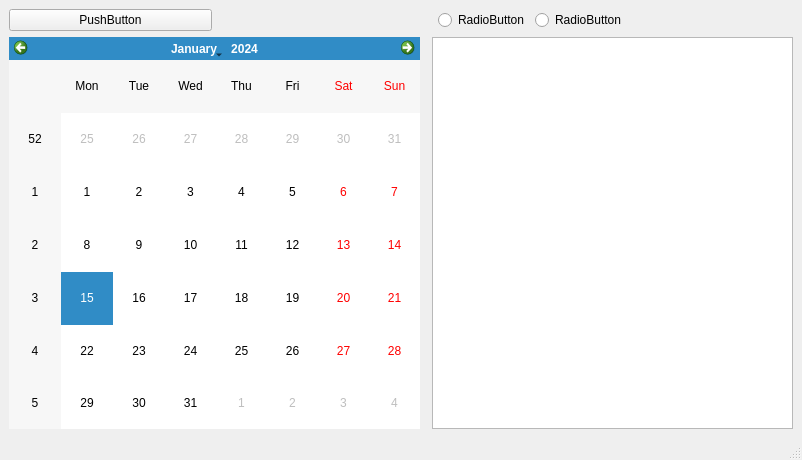
<?xml version="1.0" encoding="UTF-8"?>
<ui version="4.0">
 <class>MainWindow</class>
 <widget class="QMainWindow" name="MainWindow">
  <property name="geometry">
   <rect>
    <x>0</x>
    <y>0</y>
    <width>802</width>
    <height>460</height>
   </rect>
  </property>
  <property name="windowTitle">
   <string>MainWindow</string>
  </property>
  <widget class="QWidget" name="centralwidget">
   <layout class="QGridLayout" name="gridLayout">
    <item row="0" column="0">
     <widget class="QPushButton" name="pushButton">
      <property name="text">
       <string>PushButton</string>
      </property>
     </widget>
    </item>
    <item row="0" column="1" colspan="3">
     <spacer name="horizontalSpacer_2">
      <property name="orientation">
       <enum>Qt::Horizontal</enum>
      </property>
      <property name="sizeHint" stdset="0">
       <size>
        <width>211</width>
        <height>20</height>
       </size>
      </property>
     </spacer>
    </item>
    <item row="0" column="4">
     <layout class="QHBoxLayout" name="horizontalLayout">
      <item>
       <widget class="QRadioButton" name="radioButton">
        <property name="text">
         <string>RadioButton</string>
        </property>
        <attribute name="buttonGroup">
         <string notr="true">buttonGroup</string>
        </attribute>
       </widget>
      </item>
      <item>
       <widget class="QRadioButton" name="radioButton_2">
        <property name="text">
         <string>RadioButton</string>
        </property>
        <attribute name="buttonGroup">
         <string notr="true">buttonGroup</string>
        </attribute>
       </widget>
      </item>
     </layout>
    </item>
    <item row="0" column="5">
     <spacer name="horizontalSpacer">
      <property name="orientation">
       <enum>Qt::Horizontal</enum>
      </property>
      <property name="sizeHint" stdset="0">
       <size>
        <width>170</width>
        <height>20</height>
       </size>
      </property>
     </spacer>
    </item>
    <item row="1" column="0" colspan="2">
     <widget class="QCalendarWidget" name="calendarWidget">
      <property name="minimumSize">
       <size>
        <width>411</width>
        <height>371</height>
       </size>
      </property>
     </widget>
    </item>
    <item row="1" column="2">
     <spacer name="horizontalSpacer_3">
      <property name="orientation">
       <enum>Qt::Horizontal</enum>
      </property>
      <property name="sizeHint" stdset="0">
       <size>
        <width>313</width>
        <height>20</height>
       </size>
      </property>
     </spacer>
    </item>
    <item row="1" column="3" colspan="3">
     <widget class="QListView" name="listView">
      <property name="minimumSize">
       <size>
        <width>361</width>
        <height>371</height>
       </size>
      </property>
     </widget>
    </item>
   </layout>
  </widget>
  <widget class="QMenuBar" name="menubar">
   <property name="geometry">
    <rect>
     <x>0</x>
     <y>0</y>
     <width>802</width>
     <height>21</height>
    </rect>
   </property>
  </widget>
  <widget class="QStatusBar" name="statusbar"/>
 </widget>
 <resources/>
 <connections/>
 <buttongroups>
  <buttongroup name="buttonGroup"/>
 </buttongroups>
</ui>
